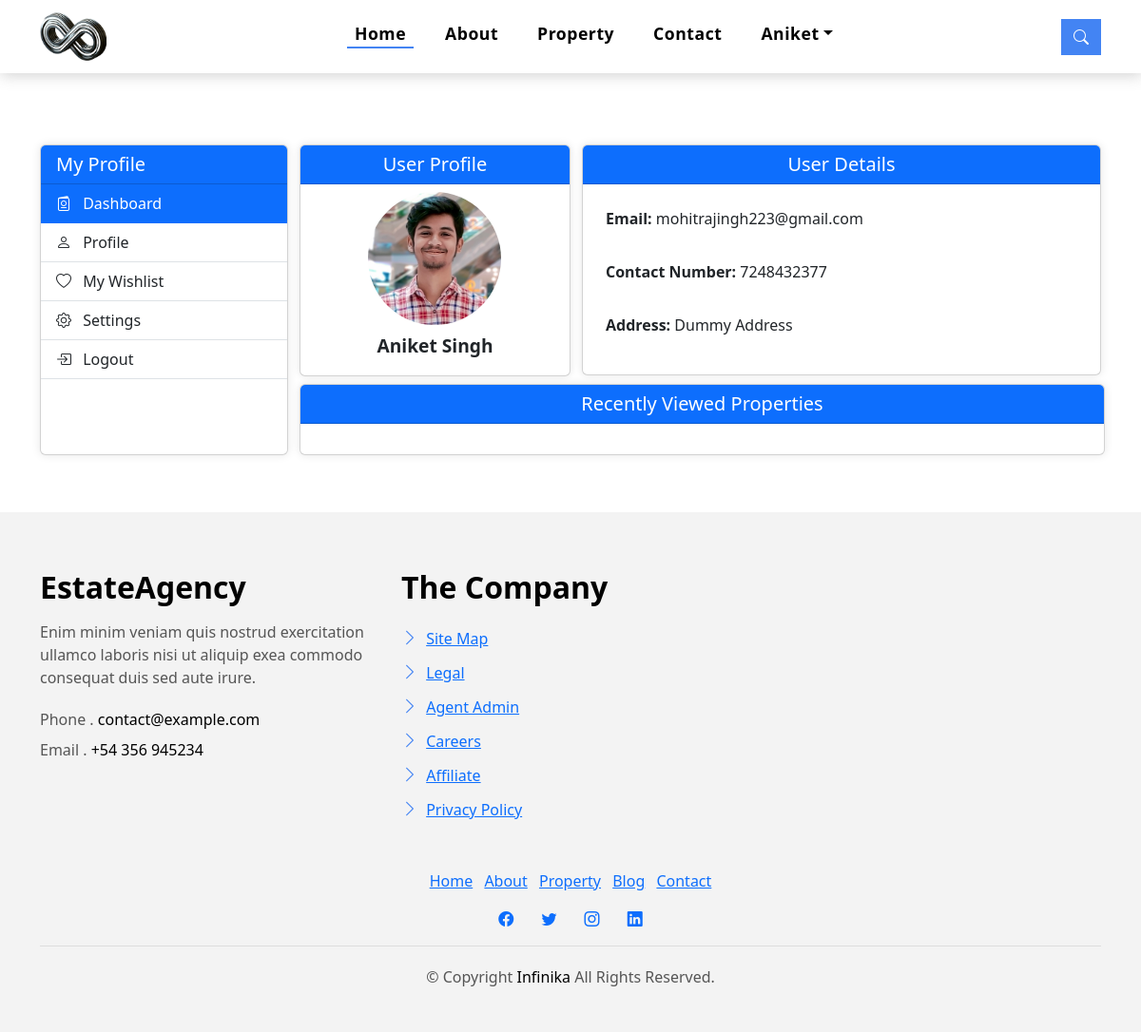
Page /user_dashboard/ (signed in) on the earlier database version.
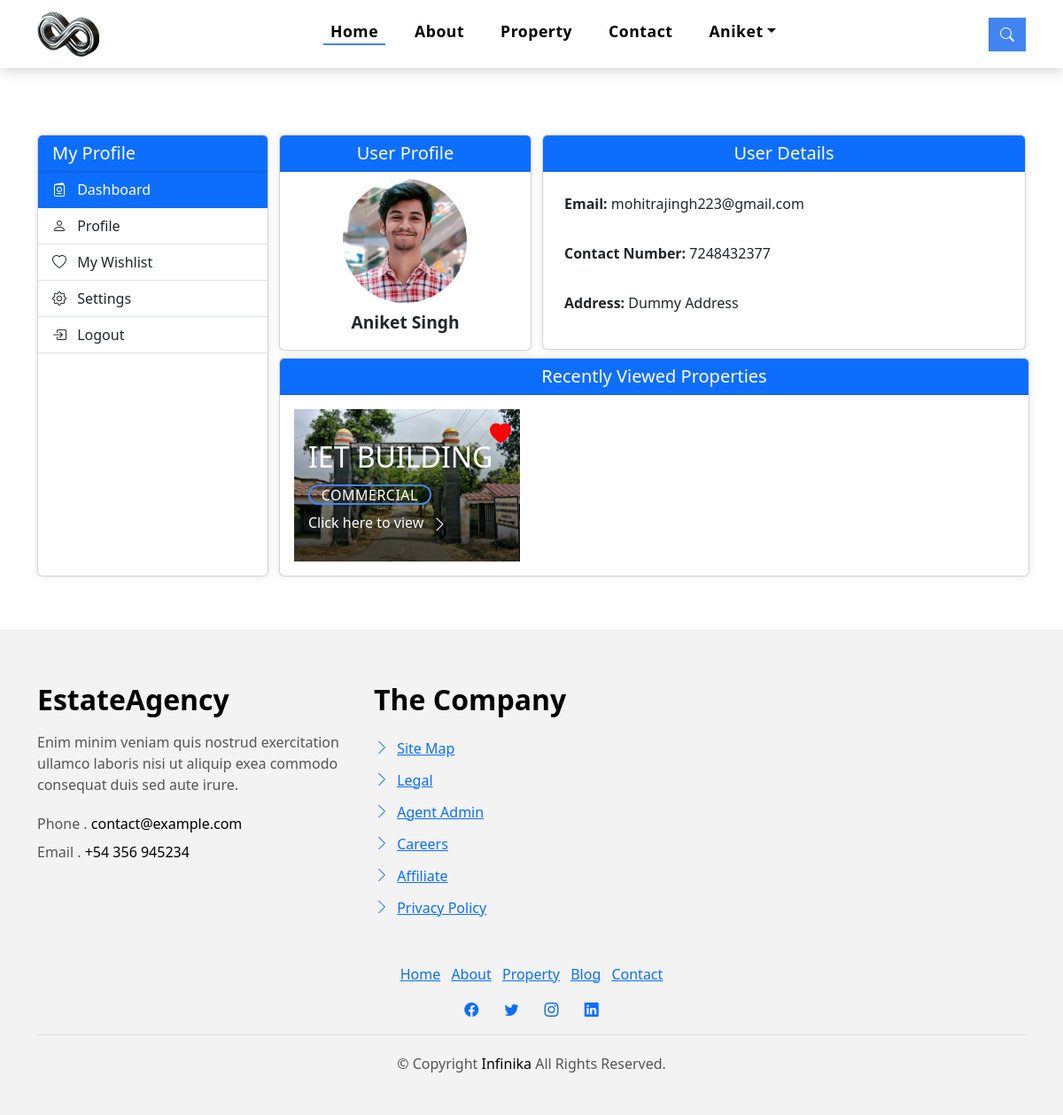
Same page on the later database version.
### agent_dashboard/models.py (models this page shows, shortened)
class Property(models.Model):
    TYPE_CHOICES = [
        ('Residential', 'Residential'),
        ('Agricultural', 'Agricultural'),
        ('Commercial', 'Commercial'),
        ('Other', 'Other'),
    ]
    property_id = models.CharField(max_length=100, unique=True, editable=False)
    name = models.CharField(max_length=100)
    property_image = models.ImageField(upload_to='Properties/', null=True, blank=True)
    lat = models.FloatField()
    lng = models.FloatField()
    type = models.CharField(max_length=50, choices=TYPE_CHOICES)
    description = models.TextField()
    price = models.CharField(max_length=100)
    seller_name = models.CharField(max_length=100)
    locality = models.CharField(max_length=100)
    contact = models.CharField(max_length=20)
    pincode = models.CharField(max_length=10)
    bedrooms = models.IntegerField(default=0)
    bathrooms = models.IntegerField(default=0)
    kitchens = models.IntegerField(default=0)
    floor = models.IntegerField(default=0)
    area = models.IntegerField(default=0)
    likes = models.IntegerField(default=0)
    views = models.IntegerField(default=0)
    enlisted_by = models.ForeignKey(User, on_delete=models.SET_NULL, null=True, blank=True, related_name='enlisted_properties')
    class Meta:
        verbose_name_plural = "Properties"

### user_dashboard/views.py (the view)
# urls.py: path('user_dashboard/', include('user_dashboard.urls')),
def user_dashboard(request):
    if hasattr(request.user, 'userprofile'):
        recently_viewed_properties = RecentlyViewed.objects.filter(user=request.user).values_list('property', flat=True)
        recently_viewed_properties = Property.objects.filter(id__in=recently_viewed_properties)
        return render(request, 'user_dashboard/user_dashboard.html', {'recently_viewed_properties': recently_viewed_properties})
    elif hasattr(request.user, 'agentprofile'):
        return redirect('agent_dashboard')  # Redirect agents to agent dashboard
    else:
        return redirect(reverse('login'))  # Redirect to login if no profile is associated

### user_dashboard/views.py (called while the page is built)
def user_wishlist(request):
    wishlist_items = []
    if request.user.is_authenticated and hasattr(request.user, 'userprofile'):
        user_profile = request.user.userprofile
        wishlist_items = Wishlist.objects.filter(user_profile=user_profile).values_list('property', flat=True)
        properties = Property.objects.filter(id__in=wishlist_items)
    else:
        properties = None
    return {'wishlist_items': properties}

### templates/user_dashboard/user_dashboard.html (shortened to what the changed rows need)
{% extends 'base.html' %}
{% load static %}
{% block body %}
<section class="section-property section-t8">
    <div class="container">
        <div class="row">
            <div class="col-md-9">
                <div class="h-100 animate__animated animate__fadeInRight">
                    <div class="card-body p-0">
                        <div class="row mt-2">
                            <div class="animate__animated animate__fadeInLeft p-0 pe-2">
                                <div class="card">
                                    <div class="p-3 row">
                                        {% for property in recently_viewed_properties %}
                                        <div class="col-md-4">
                                          <div class="card-box-a card-shadow">
                                            <div class="img-box-a">
                                              {% if property.property_image %}
                                              <img src="{{ property.property_image.url }}" alt="{{ property.name }}" class="img-a img-fluid">
                                              {% else %}
                                              <img src="/static/assets/img/property-default.jpg" alt="{{ property.name }}" class="img-a img-fluid">
                                              {% endif %}
                                              {% if request.user.is_authenticated and request.user.userprofile %}
                                              <div class="heart-icon-container">
                                                {% if property in wishlist_items.all %}
                                                <i class="bi bi-heart-fill heart-icon filled" data-property-id="{{ property.id }}" data-action="remove"></i>
                                                {% else %}
                                                <i class="bi bi-heart heart-icon" data-property-id="{{ property.id }}" data-action="add"></i>
                                                {% endif %}
                                              </div>
                                              {% endif %}
                                            </div>
                                            <div class="card-overlay">
                                              <div class="card-overlay-a-content">
                                                <div class="card-header-a">
                                                  <h2 class="card-title-a">
                                                    <a href="#">{{ property.name }}</a>
                                                  </h2>
                                                </div>
                                                <div class="card-body-a">
                                                  <div class="price-box d-flex">
                                                    <span class="price-a">{{ property.type }}</span>
                                                  </div>
                                                  <a href="{% url 'property_details' property.property_id %}" class="link-a">Click here to view
                                                    <span class="bi bi-chevron-right"></span>
                                                </a>
                                                </div>
                                              </div>
                                            </div>
                                          </div>
                                        </div>
                                        {% endfor %}
                                    </div>
                                </div>
                            </div>
                        </div>
                    </div>
                </div>
            </div>
        </div>
    </div>
</section>
{% endblock %}

Differences in the rows shown:
now on this page (row edited): Property: property_image (picture), name "IET BUILDING", type "COMMERCIAL"
